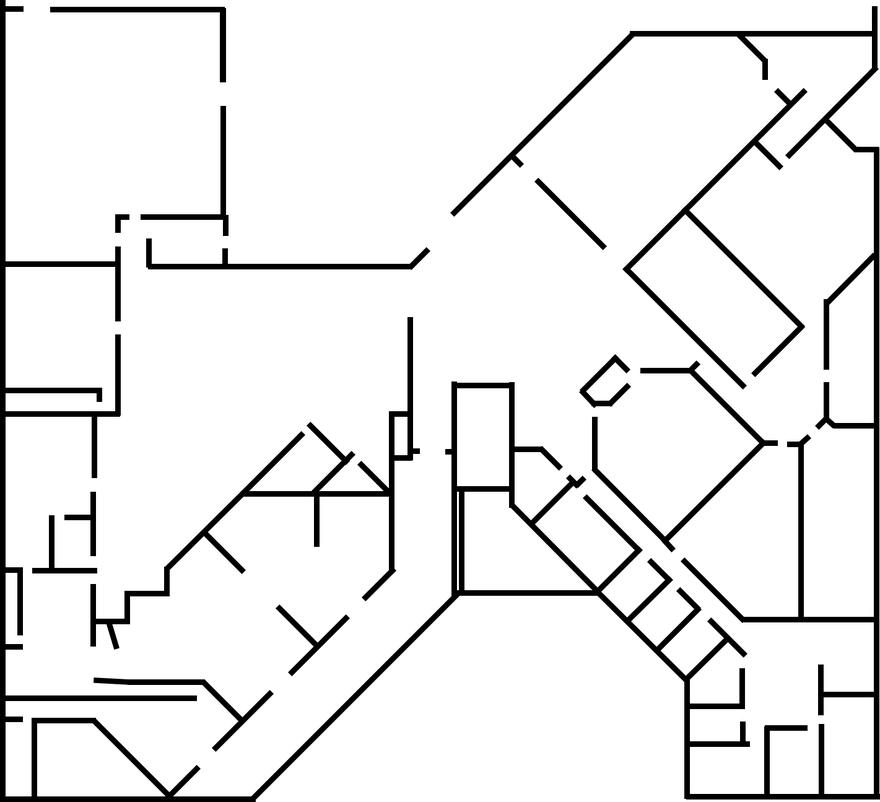
#> input picture wilko_level2.png, 880 x 802 px, shrunk from 1421 x 1295 before the run
$ python triangulation.py
#> lines starting #> are read from the running program, lines starting #| are printed output that depends on the picture
import matplotlib.pyplot as plt
import matplotlib.image as mpimg
import matplotlib.patches as patches
import numpy as np
import matplotlib
import math

# Font change to Arial cause it looks better
matplotlib.rcParams['font.family'] = 'Arial'

# Map image, for overlay on graph (1421 x 1295 px)
image = mpimg.imread('wilko_level2.png')
#> image is the input picture: shape (802, 880, 4) float32; mean R, G, B, A 0, 0, 0, 0.0853

# Estimated measurement of Wilkinson building via Google Earth, in meters
x_real = 68.88
y_real = 58.90

# Mapping image size to graph coordinates values (x = 142, y = 130)
xmin = 0
xmax = 142
ymin = 0
ymax = 130

# scaling factor between real measurements and coordinate values
x_scaling_factor = x_real / xmax
y_scaling_factor = y_real / ymax

# [71, 93] is coordinate of Starting Location
x_start = 71
y_start = 93
plt.scatter(x_start, y_start,
            marker='o',
            color='blue',
            label='Start')

# [20, 77] is coordinate of Target Location
x_target = 20
y_target = 77
plt.scatter(x_target, y_target,
            marker='o',
            color='red',
            label='Target')

# Plot the routers for triangulation

router_1 = {
    'bssid': '48:91:d5:f6:ca:2d:',
    'x': 29,
    'y': 79.5,
}

router_2 = {
    'bssid': '6c:d6:e3:00:20:ad:',
    'x': 37.5,
    'y': 65.5,
}

router_3 = {
    'bssid': '6c:d6:e3:01:c3:2d:',
    'x': 24,
    'y': 46,
}

router_list = [router_1, router_2, router_3]

# For every router, annotate the BSSID (MAC Address)
for router in router_list:
    x = router.get('x')
    y = router.get('y')
    bssid = router.get('bssid')

    plt.scatter(x, y,
            color='green',
            )

    #distance on the graph with Euclidean distance formula: distance = sqrt((x2 - x1)^2 + (y2 - y1)^2)
    d_model_target = math.sqrt((x_target - x)**2 + (y_target - y)**2) # Distance in Units
    d_real_target = d_model_target * x_scaling_factor # Distance in Meters
    d_real_target = round(d_real_target, 2)
    #estimated distance and angle between router and target location
    plt.annotate('', (x, y), (x_target, y_target), arrowprops=dict(arrowstyle='<->', lw=1, color='black'))
    plt.annotate(f'{d_real_target}m', ((x + x_target)/2, (y + y_target)/2),
                 ha='center',
                 va='bottom',
                 fontsize=6)

    #estimated distance and angle between router and starting location
    d_model_start = math.sqrt((x_start - x)**2 + (y_start - y)**2) # Distance in Units
    d_real_start = d_model_start * x_scaling_factor # Distance in Meters
    d_real_start = round(d_real_start, 2)
    plt.annotate('', (x, y), (x_start, y_start), arrowprops=dict(arrowstyle='<->', lw=1, color='black'))
    plt.annotate(f'{d_real_start}m', ((x + x_start)/2, (y + y_start)/2),
                 ha='center',
                 va='bottom',
                 fontsize=6)
    plt.annotate(bssid, (x, y), textcoords="offset points", xytext=(0, 10), ha='center', fontsize=6, color='green')


# Grid Options
plt.grid(which='both', linestyle='-', linewidth='0.15', color='gray')
plt.minorticks_on()

# Plotting the image, alpha = transparency
plt.imshow(image, extent=[xmin, xmax, ymin, ymax], alpha=0.5)

plt.legend(loc='lower right')
plt.show()
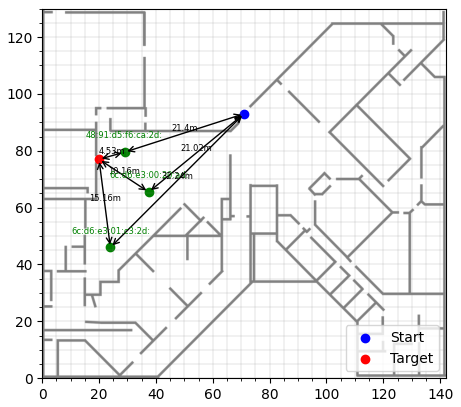
#> figure drawn by matplotlib, 1 panel

# Your array of numbers
#y = [56, 59, 60, 64, 64, 66, 68, 69, 70, 70, 72, 72, 75, 76, 77, 77, 79, 79, 80, 81, 82, 83, 83, 84, 84, 84, 87]
#x = [2.33, 2.93, 3.16, 4.3, 4.3, 5.01, 5.84, 6.31, 6.81, 6.81, 7.94, 7.94, 10.0, 10.8, 11.66, 11.66, 13.59, 13.59, 14.68, 15.85, 17.11, 18.48, 18.48, 19.95, 19.95, 19.95, 25.12]

# Create a scatter plotc
#plt.scatter(x, y, marker='o', color='blue')
#
# Set the labels for the axes
#plt.xlabel('Est. Distance (m)')
#plt.ylabel('Signal Strength (Dbm)')
#
# Display the plot
# plt.show()

$ run again, with network_map.png copied over wilko_level2.png
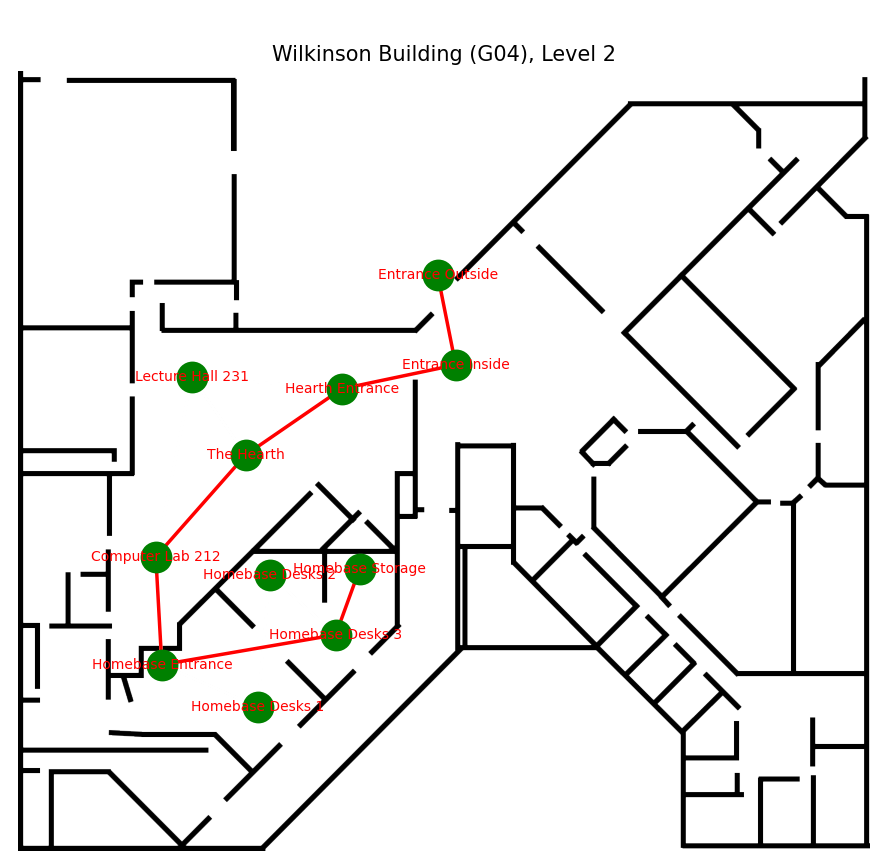
#> input picture network_map.png, 889 x 867 px
#> image is the input picture: shape (867, 889, 3) float32; mean R, G, B 0.918, 0.916, 0.911
#> `plt.show()`:
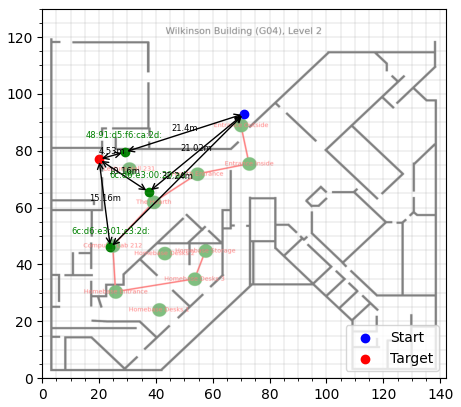
#> figure drawn by matplotlib, 1 panel
